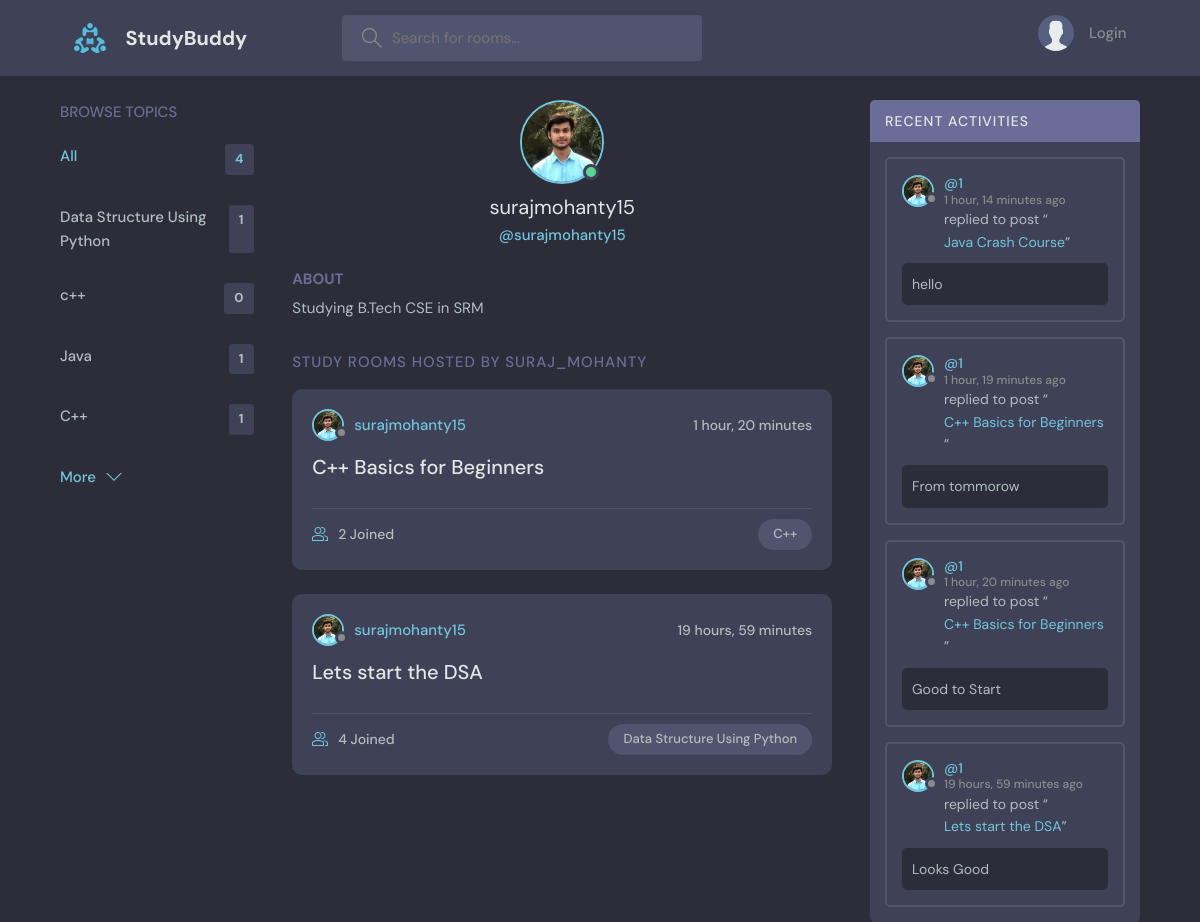
Page /profile/1/ on the committed database.
### base/models.py (models this page shows, shortened)
class Topic(models.Model):
    name = models.CharField(max_length=200)

class User(AbstractUser):
    name = models.CharField(max_length=200, null=True)
    email = models.EmailField(unique=True, null=True)
    bio = models.TextField(null=True)
    avatar =models.ImageField(null=True, default="avatar.svg")
    USERNAME_FIELD = 'email'
    REQUIRED_FIELDS = []

class Room(models.Model):
    host = models.ForeignKey(User,on_delete=models.SET_NULL,null=True)
    topic =models.ForeignKey(Topic,on_delete=models.SET_NULL,null=True)
    name = models.CharField(max_length=200)
    description = models.TextField(null=True,blank=True)
    participants = models.ManyToManyField(
        User, related_name='participants', blank=True)
    updated = models.DateTimeField(auto_now=True)
    created = models.DateTimeField(auto_now_add=True)
    class Meta:
        ordering = ['-updated','-created']
    def __str__(self):
        return self.name

class Message(models.Model):
    user = models.ForeignKey(User, on_delete=models.CASCADE)
    room = models.ForeignKey(Room,on_delete=models.CASCADE)
    body = models.TextField()
    updated = models.DateTimeField(auto_now=True)
    created = models.DateTimeField(auto_now_add=True)
    class Meta:
        ordering = ['-updated','-created']

### base/views.py (the view)
# urls.py: path('profile/<str:pk>/', views.userProfile, name="user-profile"),
def userProfile(request, pk):
    user = User.objects.get(id=pk)
    rooms = user.room_set.all()
    room_messages = user.message_set.all()
    topics = Topic.objects.all()
    context = {'user': user, 'rooms' : rooms,
               'room_messages' : room_messages , 'topics' : topics}
    return render(request,'base/profile.html', context)

### base/templates/base/profile.html (shortened to what this page needs)
{% extends 'main.html' %}
{% block content %}
  <main class="profile-page layout layout--3">
    <div class="container">
      {% include 'base/topics_component.html' %}
      <div class="roomList">
        <div class="profile">
          <div class="profile__avatar">
            <div class="avatar avatar--large active">
              <img src="{{user.avatar.url}}" />
            </div>
          </div>
          <div class="profile__info">
            <h3>{{user.username}}</h3>
            <p>@{{user.username}}</p>
          </div>
          <div class="profile__about">
            <h3>About</h3>
            <p>
              Studying B.Tech CSE in SRM
            </p>
          </div>
        </div>
        <div class="roomList__header">
          <div>
            <h2>Study Rooms Hosted by Suraj_Mohanty</a>
            </h2>
          </div>
        </div>
        {% include 'base/feed_component.html' %}
      </div>
      {% include 'base/activity_component.html' %}
    </div>
  </main>
{% endblock content %}

### template/main.html (shortened to what this page needs)
<!DOCTYPE html>
{% load static %}
<html lang="en">
  <head>
    <link rel="stylesheet" href="{% static 'styles/style.css' %}" />
  </head>
  <body>
    {% include 'navbar.html'  %}
    {% block content %}
    {% endblock %}
  </body>
</html>

### template/navbar.html (shortened to what this page needs)
{% load static %}
<header class="header header--loggedIn">
    <div class="container">
      <a href="{% url 'home' %}" class="header__logo">
        <img src="{% static 'images/logo.svg' %}" />
        <h1>StudyBuddy</h1>
      </a>
      <form class="header__search" method="GET" action="{% url 'home' %}">
        <label>
          <input name="q" placeholder="Search for rooms..." />
        </label>
      </form>
      <nav class="header__menu">
        {%  if request.user.is_authenticated  %}
        <div class="header__user">
          <a href="{% url 'update-user' %}">
            <div class="avatar avatar--medium active">
              <img src="{{request.user.avatar.url}}" />
            </div>
            <p>{{request.user.username}} <span>{{request.user.username}}</span></p>
          </a>
          <button class="dropdown-button">
            <svg version="1.1" xmlns="http://www.w3.org/2000/svg" width="32" height="32" viewBox="0 0 32 32">
              <title>chevron-down</title>
              <path d="M16 21l-13-13h-3l16 16 16-16h-3l-13 13z"></path>
            </svg>
          </button>
        </div>
        {% else %}
        <a href="{% url 'login' %}">
          <img src="{% static 'images/avatar.svg' %}" />
          <p>Login</p>
        </a>
        {% endif %}
      </nav>
    </div>
  </header>

### base/templates/base/topics_component.html
<div class="topics">
    <div class="topics__header">
      <h2>Browse Topics</h2>
    </div>
    <ul class="topics__list">
      <li>
        <a href="{% url 'home' %}" class="active">All <span>{{topics.count}}</span></a>
      </li>
      {% for topic in topics %}
      <li>
        <a href="{% url 'home' %}?q={{topic.name}}">{{topic.name}}<span>{{topic.room_set.all.count}}</span></a>
      </li>
      {% endfor %}
    </ul>
    <a class="btn btn--link" href="{% url 'topics' %}">
      More
      <svg version="1.1" xmlns="http://www.w3.org/2000/svg" width="32" height="32" viewBox="0 0 32 32">
        <title>chevron-down</title>
        <path d="M16 21l-13-13h-3l16 16 16-16h-3l-13 13z"></path>
      </svg>
    </a>
  </div>

### base/templates/base/feed_component.html (shortened to what this page needs)
{% for room in rooms %}
<div class="roomListRoom">
    <div class="roomListRoom__header">
      <a href="{%url 'user-profile' room.host %}" class="roomListRoom__author">
        <div class="avatar avatar--small">
          <img src="{{room.host.avatar.url}}" />
        </div>
        <span>{{room.host.username}}</span>
      </a>
      <div class="roomListRoom__actions">
        <span>{{room.created|timesince}}</span>
      </div>
    </div>
    <div class="roomListRoom__content">
      <a href="{% url 'room' room.id %}">{{room.name}}</a>
    </div>
    <div class="roomListRoom__meta">
      <a href="{% url 'room' room.id %}" class="roomListRoom__joined">
        {{room.participants.all.count}} Joined
      </a>
      <p class="roomListRoom__topic">{{room.topic.name}}</p>
    </div>
  </div>
{% endfor %}

### base/templates/base/activity_component.html (shortened to what this page needs)
<div class="activities">
    <div class="activities__header">
      <h2>Recent Activities</h2>
    </div>
    {% for message in room_messages%}
    <div class="activities__box">
      <div class="activities__boxHeader roomListRoom__header">
        <a href="{% url 'user-profile' message.user.id %}" class="roomListRoom__author">
          <div class="avatar avatar--small">
            <img src="{{message.user.avatar.url}}" />
          </div>
          <p>
            @{{message.user.id}}
            <span>{{message.created|timesince}} ago</span>
          </p>
        </a>
      </div>
      <div class="activities__boxContent">
        <p>replied to post “<a href="{% url 'room' message.room.id %}">{{message.room}}</a>”</p>
        <div class="activities__boxRoomContent">
          {{message.body}}
        </div>
      </div>
    </div>
    {% endfor %}
  </div>

### rows in the picture
Topic: name "Data Structure Using Python", room_set.all.count "1"
Topic: name "c++", room_set.all.count "0"
Topic: name "Java", room_set.all.count "1"
Topic: name "C++", room_set.all.count "1"
User: avatar (picture), username "surajmohanty15"
Room: host.avatar (picture), host.username "surajmohanty15", created "1 hour, 20 minutes", name "C++ Basics for Beginners", participants.all.count "2", topic.name "C++"
Room: host.avatar (picture), host.username "surajmohanty15", created "19 hours, 59 minutes", name "Lets start the DSA", participants.all.count "4", topic.name "Data Structure Using Python"
Message: user.avatar (picture), user.id "1", created "1 hour, 14 minutes", room "Java Crash Course", body "hello"
Message: user.avatar (picture), user.id "1", created "1 hour, 19 minutes", room "C++ Basics for Beginners", body "From tommorow"
Message: user.avatar (picture), user.id "1", created "1 hour, 20 minutes", room "C++ Basics for Beginners", body "Good to Start"
Message: user.avatar (picture), user.id "1", created "19 hours, 59 minutes", room "Lets start the DSA", body "Looks Good"

### other values in the picture
{{ topics.count }} "4"
